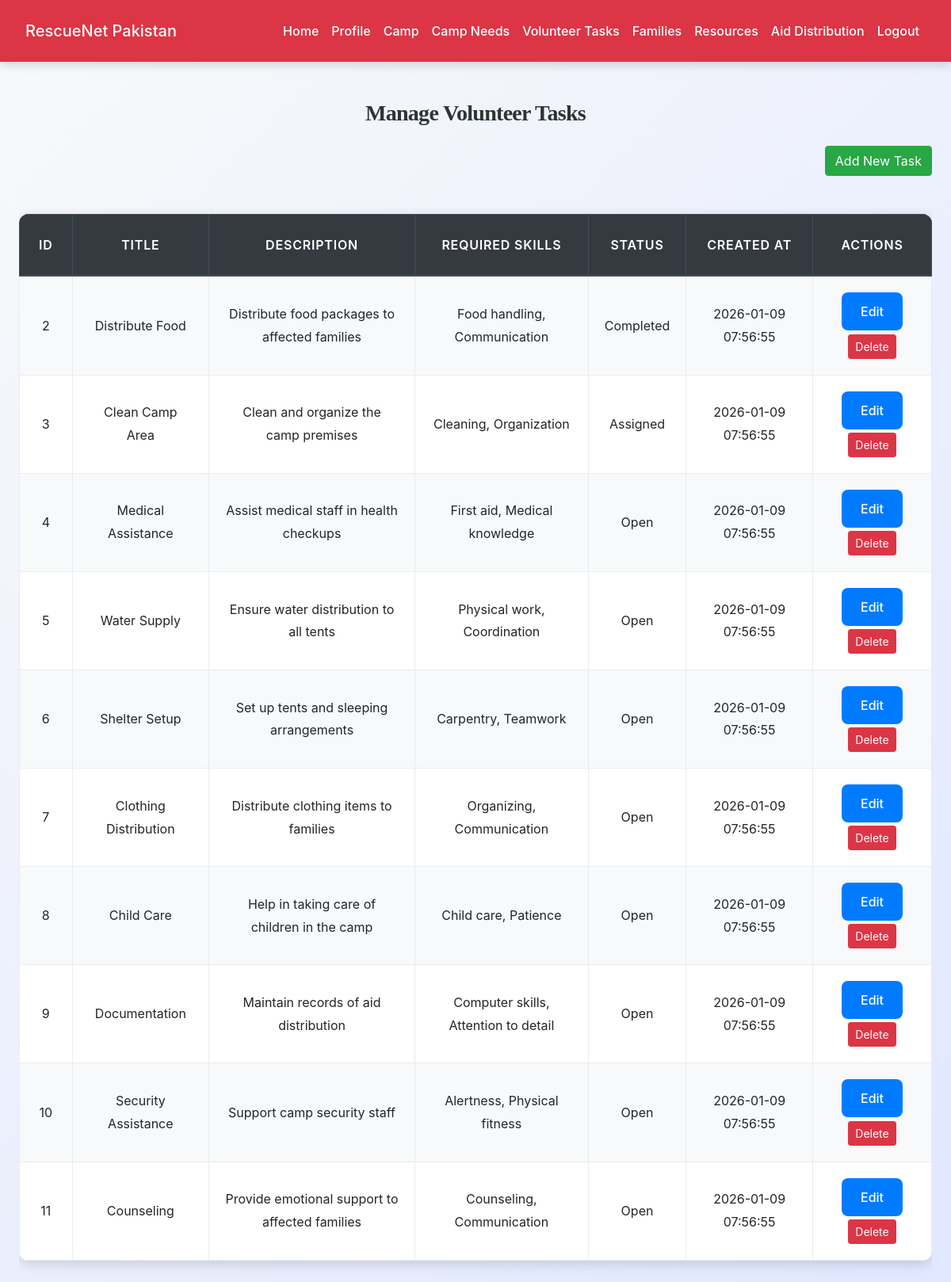
Page /camp_manager/manage_tasks.php (signed in) on the committed database.
### tables this page shows
CREATE TABLE `volunteer_tasks` (
  `id` int(11) NOT NULL,
  `camp_id` int(11) NOT NULL,
  `title` varchar(200) NOT NULL,
  `description` text DEFAULT NULL,
  `required_skills` text DEFAULT NULL,
  `status` enum('open','assigned','completed') DEFAULT 'open',
  `created_at` timestamp NOT NULL DEFAULT current_timestamp()
);

### camp_manager/manage_tasks.php (the view, shortened to what this page needs)
<?php
include('../config.php');
$manager_id = $_SESSION["id"];
$stmt = mysqli_prepare($conn, "SELECT id FROM relief_camps WHERE manager_id=?");
mysqli_stmt_bind_param($stmt, "i", $manager_id);
mysqli_stmt_execute($stmt);
mysqli_stmt_bind_result($stmt, $camp_id);
$stmt = mysqli_prepare($conn, "SELECT id, title, description, required_skills, status, created_at FROM volunteer_tasks WHERE camp_id=? ORDER BY created_at DESC");
mysqli_stmt_bind_param($stmt, "i", $camp_id);
mysqli_stmt_execute($stmt);
$result = mysqli_stmt_get_result($stmt);
?>
<!DOCTYPE html>
<html>
<head>
    <link rel="stylesheet" href="https://maxcdn.bootstrapcdn.com/bootstrap/4.5.2/css/bootstrap.min.css">
    <link rel="stylesheet" href="../css/style.css">
</head>
<body>
<?php include('navbar.php'); ?>
<div class="container mt-5">
    <h3 class="text-center mb-4">Manage Volunteer Tasks</h3>
    <div class="text-right mb-3">
        <button class="btn btn-success" data-toggle="modal" data-target="#addTaskModal">Add New Task</button>
    </div>
    <div class="table-responsive">
        <table class="table table-bordered table-striped">
            <thead class="thead-dark">
                <tr>
                    <th>ID</th>
                    <th>Title</th>
                    <th>Description</th>
                    <th>Required Skills</th>
                    <th>Status</th>
                    <th>Created At</th>
                    <th width="150">Actions</th>
                </tr>
            </thead>
            <tbody>
                <?php while ($row = mysqli_fetch_assoc($result)): ?>
                <tr>
                    <td><?= $row['id'] ?></td>
                    <td><?= htmlspecialchars($row['title']) ?></td>
                    <td><?= htmlspecialchars($row['description']) ?></td>
                    <td><?= htmlspecialchars($row['required_skills']) ?></td>
                    <td><?= ucfirst($row['status']) ?></td>
                    <td><?= $row['created_at'] ?></td>
                    <td>
                        <button class="btn btn-primary btn-sm mb-1"
                            data-toggle="modal"
                            data-target="#editTaskModal<?= $row['id'] ?>">Edit</button>
                        <form method="POST" style="display:inline-block;">
                            <button type="submit" class="btn btn-danger btn-sm" onclick="return confirm('Delete this task?');">Delete</button>
                        </form>
                    </td>
                </tr>
                <?php endwhile; ?>
            </tbody>
        </table>
    </div>
</div>
</body>
</html>

### css/style.css (style rules this page uses)
:root { --primary: #007bff; --secondary: #6c757d; --success: #28a745; --info: #17a2b8; --warning: #ffc107; --danger: #dc3545; --light: #f8f9fa; --dark: #2d3436; --accent: #ff6f61; --highlight: #6f42c1; --shadow: rgba(0, 0, 0, 0.15); --transition: all 0.3s ease-in-out; }
body { font-family: 'Inter', 'Segoe UI', Tahoma, Geneva, Verdana, sans-serif; background: linear-gradient(135deg, var(--light) 0%, #e0e7ff 100%); color: var(--dark); line-height: 1.8; margin: 0; padding: 0; min-height: 100vh; font-size: 16px; }
h1, h2, h3, h4 { text-align: center; margin: 2.5rem 0; font-family: 'Georgia', 'Times New Roman', serif; color: var(--dark); font-weight: 700; letter-spacing: -0.025em; }
h3 { font-size: 1.75rem; }
.container { max-width: 1200px; margin: 0 auto 3rem; padding: 0 1.5rem; }
.table { width: 100%; border-collapse: collapse; margin: 2rem 0; font-size: 1rem; background-color: #ffffff; border-radius: 12px; overflow: hidden; box-shadow: 0 4px 16px var(--shadow); transition: var(--transition); }
.table th, .table td { padding: 1.25rem; border: 1px solid #e9ecef; text-align: center; vertical-align: middle; }
.table thead th { background-color: rgb(0, 0, 0); color: white; font-weight: 600; text-transform: uppercase; letter-spacing: 0.05em; padding: 1.5rem; }
.table tbody tr { transition: var(--transition); }
.table tbody tr:nth-child(odd) { background-color: var(--light); }
.btn-primary { background-color: var(--primary); color: #fff; border: none; border-radius: 8px; padding: 0.75rem 1.5rem; font-size: 1rem; font-weight: 500; cursor: pointer; transition: var(--transition); display: inline-flex; align-items: center; justify-content: center; }

### rows in the picture
volunteer_tasks: id "2", title "Distribute Food", description "Distribute food packages to affected families", required_skills "Food handling, Communication", status "Completed", created_at "2026-01-09 07:56:55"
volunteer_tasks: id "3", title "Clean Camp Area", description "Clean and organize the camp premises", required_skills "Cleaning, Organization", status "Assigned", created_at "2026-01-09 07:56:55"
volunteer_tasks: id "4", title "Medical Assistance", description "Assist medical staff in health checkups", required_skills "First aid, Medical knowledge", status "Open", created_at "2026-01-09 07:56:55"
volunteer_tasks: id "5", title "Water Supply", description "Ensure water distribution to all tents", required_skills "Physical work, Coordination", status "Open", created_at "2026-01-09 07:56:55"
volunteer_tasks: id "6", title "Shelter Setup", description "Set up tents and sleeping arrangements", required_skills "Carpentry, Teamwork", status "Open", created_at "2026-01-09 07:56:55"
volunteer_tasks: id "7", title "Clothing Distribution", description "Distribute clothing items to families", required_skills "Organizing, Communication", status "Open", created_at "2026-01-09 07:56:55"
volunteer_tasks: id "8", title "Child Care", description "Help in taking care of children in the camp", required_skills "Child care, Patience", status "Open", created_at "2026-01-09 07:56:55"
volunteer_tasks: id "9", title "Documentation", description "Maintain records of aid distribution", required_skills "Computer skills, Attention to detail", status "Open", created_at "2026-01-09 07:56:55"
volunteer_tasks: id "10", title "Security Assistance", description "Support camp security staff", required_skills "Alertness, Physical fitness", status "Open", created_at "2026-01-09 07:56:55"
volunteer_tasks: id "11", title "Counseling", description "Provide emotional support to affected families", required_skills "Counseling, Communication", status "Open", created_at "2026-01-09 07:56:55"
